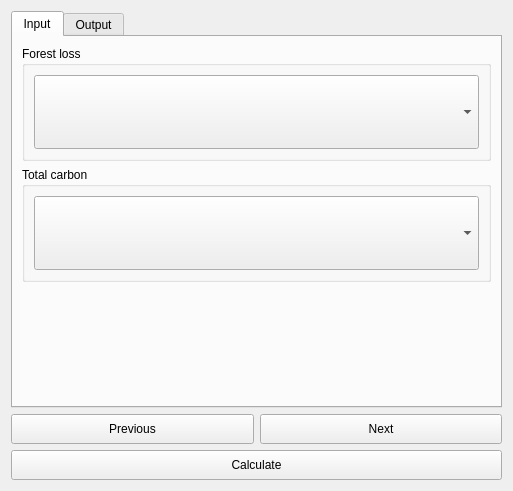
<?xml version="1.0" encoding="UTF-8"?>
<ui version="4.0">
 <class>DlgCalculateTCSummaryTable</class>
 <widget class="QDialog" name="DlgCalculateTCSummaryTable">
  <property name="geometry">
   <rect>
    <x>0</x>
    <y>0</y>
    <width>513</width>
    <height>491</height>
   </rect>
  </property>
  <property name="sizePolicy">
   <sizepolicy hsizetype="Fixed" vsizetype="Fixed">
    <horstretch>0</horstretch>
    <verstretch>0</verstretch>
   </sizepolicy>
  </property>
  <property name="windowTitle">
   <string>Calculate Carbon Change Summary Table</string>
  </property>
  <layout class="QVBoxLayout" name="verticalLayout">
   <item>
    <widget class="QTabWidget" name="TabBox">
     <property name="sizePolicy">
      <sizepolicy hsizetype="Minimum" vsizetype="Expanding">
       <horstretch>0</horstretch>
       <verstretch>0</verstretch>
      </sizepolicy>
     </property>
     <property name="tabShape">
      <enum>QTabWidget::Rounded</enum>
     </property>
     <property name="currentIndex">
      <number>0</number>
     </property>
     <widget class="QWidget" name="InputTab">
      <attribute name="title">
       <string>Input</string>
      </attribute>
      <layout class="QVBoxLayout" name="verticalLayout_2">
       <item>
        <widget class="QGroupBox" name="groupBox_2">
         <property name="sizePolicy">
          <sizepolicy hsizetype="Preferred" vsizetype="Expanding">
           <horstretch>0</horstretch>
           <verstretch>0</verstretch>
          </sizepolicy>
         </property>
         <property name="minimumSize">
          <size>
           <width>0</width>
           <height>0</height>
          </size>
         </property>
         <property name="maximumSize">
          <size>
           <width>16777215</width>
           <height>16777215</height>
          </size>
         </property>
         <property name="font">
          <font>
           <weight>50</weight>
           <bold>false</bold>
          </font>
         </property>
         <property name="title">
          <string>Forest loss</string>
         </property>
         <layout class="QVBoxLayout" name="verticalLayout_6">
          <item>
           <widget class="WidgetDataIOSelectTELayerExisting" name="combo_layer_f_loss">
            <property name="sizePolicy">
             <sizepolicy hsizetype="Expanding" vsizetype="Minimum">
              <horstretch>0</horstretch>
              <verstretch>0</verstretch>
             </sizepolicy>
            </property>
            <property name="minimumSize">
             <size>
              <width>0</width>
              <height>30</height>
             </size>
            </property>
            <property name="layer_type" stdset="0">
             <string notr="true">Forest loss</string>
            </property>
           </widget>
          </item>
         </layout>
        </widget>
       </item>
       <item>
        <widget class="QGroupBox" name="groupBox_3">
         <property name="enabled">
          <bool>true</bool>
         </property>
         <property name="sizePolicy">
          <sizepolicy hsizetype="Preferred" vsizetype="Expanding">
           <horstretch>0</horstretch>
           <verstretch>0</verstretch>
          </sizepolicy>
         </property>
         <property name="maximumSize">
          <size>
           <width>16777215</width>
           <height>16777215</height>
          </size>
         </property>
         <property name="font">
          <font>
           <weight>50</weight>
           <bold>false</bold>
          </font>
         </property>
         <property name="title">
          <string>Total carbon</string>
         </property>
         <layout class="QVBoxLayout" name="verticalLayout_7">
          <item>
           <widget class="WidgetDataIOSelectTELayerExisting" name="combo_layer_tc">
            <property name="sizePolicy">
             <sizepolicy hsizetype="Expanding" vsizetype="Minimum">
              <horstretch>0</horstretch>
              <verstretch>0</verstretch>
             </sizepolicy>
            </property>
            <property name="minimumSize">
             <size>
              <width>275</width>
              <height>30</height>
             </size>
            </property>
            <property name="layer_type" stdset="0">
             <string notr="true">Total carbon</string>
            </property>
           </widget>
          </item>
         </layout>
        </widget>
       </item>
       <item>
        <spacer name="verticalSpacer">
         <property name="orientation">
          <enum>Qt::Vertical</enum>
         </property>
         <property name="sizeHint" stdset="0">
          <size>
           <width>20</width>
           <height>40</height>
          </size>
         </property>
        </spacer>
       </item>
      </layout>
     </widget>
     <widget class="QWidget" name="OutputTab">
      <attribute name="title">
       <string>Output</string>
      </attribute>
      <layout class="QVBoxLayout" name="verticalLayout_3">
       <item>
        <widget class="QGroupBox" name="groupBox_7">
         <property name="title">
          <string>Output file for summary table</string>
         </property>
         <layout class="QHBoxLayout" name="horizontalLayout_2">
          <item>
           <widget class="QLineEdit" name="output_file_table">
            <property name="sizePolicy">
             <sizepolicy hsizetype="Expanding" vsizetype="Minimum">
              <horstretch>0</horstretch>
              <verstretch>0</verstretch>
             </sizepolicy>
            </property>
            <property name="minimumSize">
             <size>
              <width>0</width>
              <height>35</height>
             </size>
            </property>
            <property name="readOnly">
             <bool>true</bool>
            </property>
            <property name="placeholderText">
             <string>Click &quot;Browse&quot; to choose a file...</string>
            </property>
           </widget>
          </item>
          <item>
           <widget class="QPushButton" name="browse_output_file_table">
            <property name="sizePolicy">
             <sizepolicy hsizetype="Minimum" vsizetype="Minimum">
              <horstretch>0</horstretch>
              <verstretch>0</verstretch>
             </sizepolicy>
            </property>
            <property name="minimumSize">
             <size>
              <width>0</width>
              <height>35</height>
             </size>
            </property>
            <property name="text">
             <string>Browse</string>
            </property>
           </widget>
          </item>
         </layout>
        </widget>
       </item>
       <item>
        <spacer name="verticalSpacer_2">
         <property name="orientation">
          <enum>Qt::Vertical</enum>
         </property>
         <property name="sizeHint" stdset="0">
          <size>
           <width>20</width>
           <height>0</height>
          </size>
         </property>
        </spacer>
       </item>
      </layout>
     </widget>
    </widget>
   </item>
   <item>
    <layout class="QGridLayout" name="gridLayout_3">
     <item row="0" column="0">
      <widget class="QPushButton" name="button_prev">
       <property name="sizePolicy">
        <sizepolicy hsizetype="Minimum" vsizetype="Minimum">
         <horstretch>0</horstretch>
         <verstretch>0</verstretch>
        </sizepolicy>
       </property>
       <property name="minimumSize">
        <size>
         <width>0</width>
         <height>30</height>
        </size>
       </property>
       <property name="text">
        <string>Previous</string>
       </property>
      </widget>
     </item>
     <item row="0" column="1">
      <widget class="QPushButton" name="button_next">
       <property name="sizePolicy">
        <sizepolicy hsizetype="Minimum" vsizetype="Minimum">
         <horstretch>0</horstretch>
         <verstretch>0</verstretch>
        </sizepolicy>
       </property>
       <property name="minimumSize">
        <size>
         <width>0</width>
         <height>30</height>
        </size>
       </property>
       <property name="text">
        <string>Next</string>
       </property>
      </widget>
     </item>
     <item row="1" column="0" colspan="2">
      <widget class="QPushButton" name="button_calculate">
       <property name="sizePolicy">
        <sizepolicy hsizetype="Minimum" vsizetype="Minimum">
         <horstretch>0</horstretch>
         <verstretch>0</verstretch>
        </sizepolicy>
       </property>
       <property name="minimumSize">
        <size>
         <width>0</width>
         <height>30</height>
        </size>
       </property>
       <property name="text">
        <string>Calculate</string>
       </property>
      </widget>
     </item>
    </layout>
   </item>
  </layout>
 </widget>
 <customwidgets>
  <customwidget>
   <class>WidgetDataIOSelectTELayerExisting</class>
   <extends>QComboBox</extends>
   <header>LDMP/data_io</header>
  </customwidget>
 </customwidgets>
 <tabstops>
  <tabstop>TabBox</tabstop>
  <tabstop>combo_layer_f_loss</tabstop>
  <tabstop>combo_layer_tc</tabstop>
  <tabstop>button_prev</tabstop>
  <tabstop>button_next</tabstop>
  <tabstop>button_calculate</tabstop>
  <tabstop>browse_output_file_table</tabstop>
  <tabstop>output_file_table</tabstop>
 </tabstops>
 <resources/>
 <connections/>
</ui>
